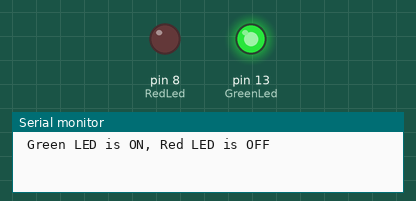
Simulated run of this sketch. Board: Arduino Uno, built with avr-gcc and run on an emulated ATmega328P. Parts: output pins drawn as LEDs (lit = HIGH), the last lines printed to the serial monitor.

Above: at 1.5 s.
At 4.5 s:
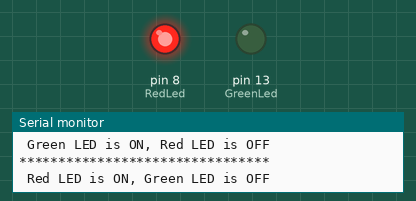
Timing chart, 0 to 7.8 s (numbered marks = the images above):
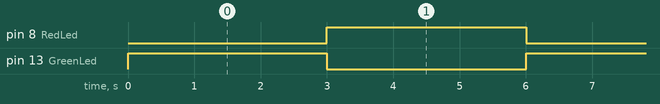

Measured:
- by itself, pin 8 (RedLed), pin 13 (GreenLed): alternates HIGH for 3.0 s and LOW for 3.0 s

The sketch:

BlinkWithDelay.ino
```cpp
// blink 2 led with delay() function
      const int GreenLed = LED_BUILTIN;
      const int RedLed =8;

      void setup() {
      // put your setup code here, to run once:
      pinMode(GreenLed,OUTPUT);
      pinMode(RedLed,OUTPUT);
      digitalWrite(GreenLed,LOW);
      digitalWrite(RedLed,LOW);

      Serial.begin(9600);
      }
      void loop() {
      digitalWrite(GreenLed,HIGH);
      digitalWrite(RedLed,LOW);

      Serial.println(" Green LED is ON, Red LED is OFF ");
      delay(3000);

      Serial.println("********************************");

      digitalWrite(GreenLed,LOW);
      digitalWrite(RedLed,HIGH);

      Serial.println(" Red LED is ON, Green LED is OFF ");
      delay(3000);

      Serial.println("********************************");
      }
```
